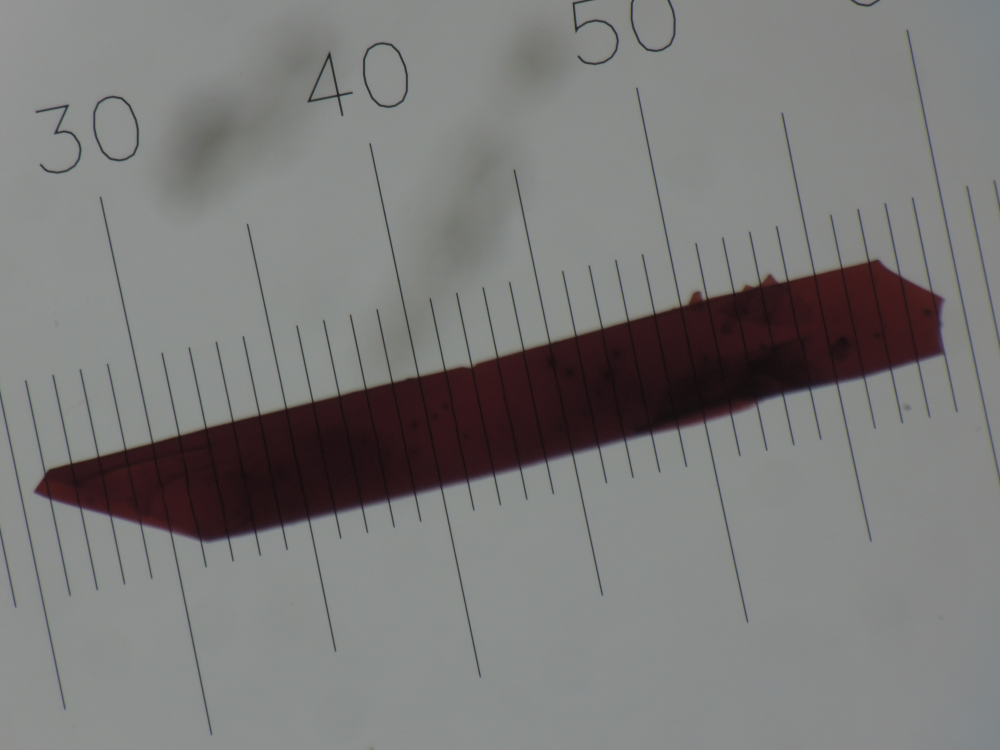
#> input picture DSCN2873.JPG, 4000 x 3000 px, given in place of 2.png, which was not available (shown at 1/4 size)
$ python find_pixel_length.py
#> lines starting #> are read from the running program, lines starting #| are printed output that depends on the picture; after the words box and inside, x2 and y2 are one past the last pixel; in counts of white or black regions, pixels touching at a corner belong together; long printed decimals are rounded; pictures that were not available may be replaced by others from this repository, and a replacement may not be noted
import cv2
import numpy as np


#smallest division size of the ruler
real_size_in_mm=20
pixel_distance=float(input("Input the distance of the ruler's division in pixels: "))
#> the answer given: 3


## 1. read image here
# img = cv2.imread("1.jfif")


img = cv2.imread("images/2.png")
#> img is the input picture: shape (3000, 4000, 3); mean B, G, R 121, 121.9, 122.7
# img = cv2.imread("3.png")

img = cv2.resize(img,(640,480))
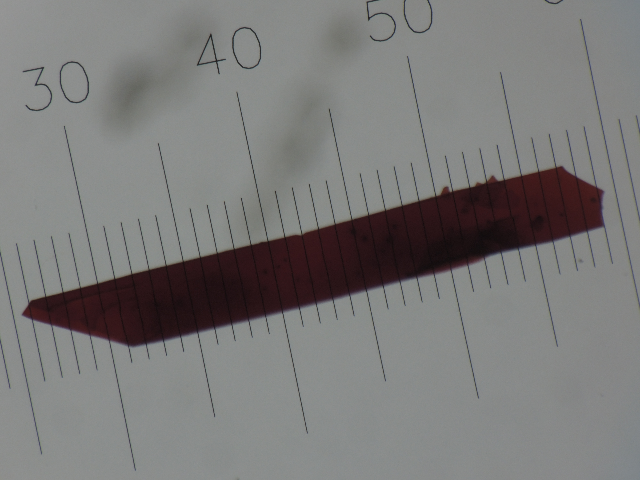
#> img: shape (480, 640, 3); mean B, G, R 120.9, 121.9, 122.7

imgGray = cv2.cvtColor(img,cv2.COLOR_BGR2GRAY)
imgBlur = cv2.GaussianBlur(imgGray,(7,7),1)

threshold1 = 70
threshold2 = 255
minArea = 500
maxArea = 640*480*0.9

def findDistance(pt1,pt2):
    dist = ((pt2[0]-pt1[0])**2 + (pt2[1]-pt1[1])**2)**(1/2)

    return dist

while True:
    ret, imgThreshold = cv2.threshold(imgBlur, threshold1,threshold2,0)
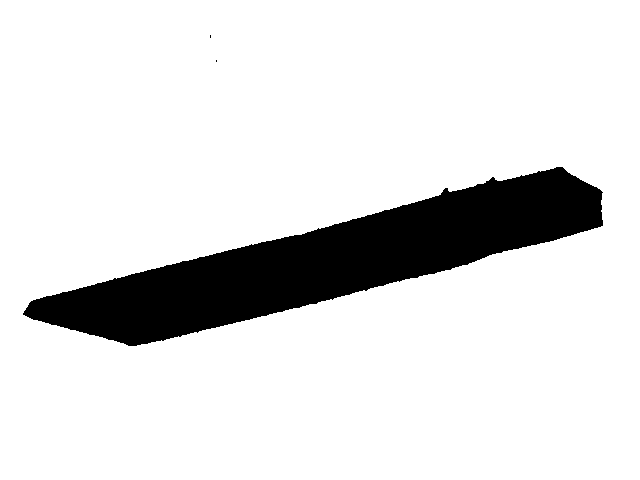
#> imgThreshold: shape (480, 640); 87.5% white; 3 black regions (2 under 20 px)
#> ret = 70

    cv2.imshow("imgThreshold",imgThreshold)
    contours, heirarchy = cv2.findContours(imgThreshold, cv2.RETR_TREE, cv2.CHAIN_APPROX_NONE)
#> contours = 4 contours, 2 with area under 20; largest, box (x1, y1, x2, y2) and area: (0, 0, 640, 480) 306081, (22, 166, 604, 347) 39006
    print("contours length", len(contours))
#| contours length 4
    for cnt in contours:
        area = cv2.contourArea(cnt)
        if area < maxArea and area > minArea:
            x,y,w,h = cv2.boundingRect(cnt)
            rect = cv2.minAreaRect(cnt)
            box = cv2.boxPoints(rect)
            box = np.int0(box)
            rotAngle = rect[2]
            wR,hR = rect[1]

            img = cv2.drawContours(img,[box],0,(0,0,255),2)
            print("box",box)

            for pts in box:
                img = cv2.putText(img, str(pts),(pts[0]-5,pts[1]-5),cv2.FONT_HERSHEY_SIMPLEX,0.3,(255,0,0),1)


            # for pt2 and pt2
            dist1 = int(findDistance(box[1],box[0]))

            print ("dist1",dist1)
            print("dist1_in_mm", dist1*real_size_in_mm/pixel_distance)
            pt1 = (box[1][0]-5,box[1][1]-5)
            pt2 = (box[0][0]-5,box[0][1]-5)
            center1 = (int((box[1][0]+box[0][0])/2),int((box[1][1]+box[0][1])/2))

            cv2.arrowedLine(img, pt1, pt2, (0,255,0), 1)
            cv2.arrowedLine(img, pt2, pt1, (0,255,0), 1)

            img = cv2.putText(img, str(dist1),(center1[0]-10,center1[1]),cv2.FONT_HERSHEY_SIMPLEX,0.3,(0,255,0),1)

            # for pt3 and pt2

            dist2 = int(findDistance(box[2],box[1]))

            print ("dist2",dist2)
            print("dist2_in_mm", dist2*real_size_in_mm/pixel_distance)
            pt3 = (box[2][0],box[2][1]-10)
            pt4 = (box[1][0],box[1][1]-10)
            center2 = (int((box[2][0]+box[1][0])/2),int((box[2][1]+box[1][1])/2))

            cv2.arrowedLine(img, pt3, pt4, (0,255,0), 1,tipLength=0.01)
            cv2.arrowedLine(img, pt4, pt3, (0,255,0), 1,tipLength=0.01)
            img = cv2.putText(img, str(dist2),(center2[0]+10,center2[1]-10),cv2.FONT_HERSHEY_SIMPLEX,0.3,(0,255,0),1)
#> this loop made 4 passes
#> (area, x, y, w, h, rect, box, rotAngle) on pass 2: (39006, 22, 166, 582, 181, ((315.5, 264.2), (592.7, 81.42), -15.15), [[40, 380], [18, 302], [590, 147], [612, 226]], -15.15)
#> area on pass 1: 306081
#| box [[ 40 380]
#|  [ 18 302]
#|  [590 147]
#|  [612 226]]
#| dist1 81
#| dist1_in_mm 540.0
#| dist2 592
#| dist2_in_mm 3946.667
#> pass 2, `img = cv2.drawContours(img,[box],0,(0,0,255),2)`:
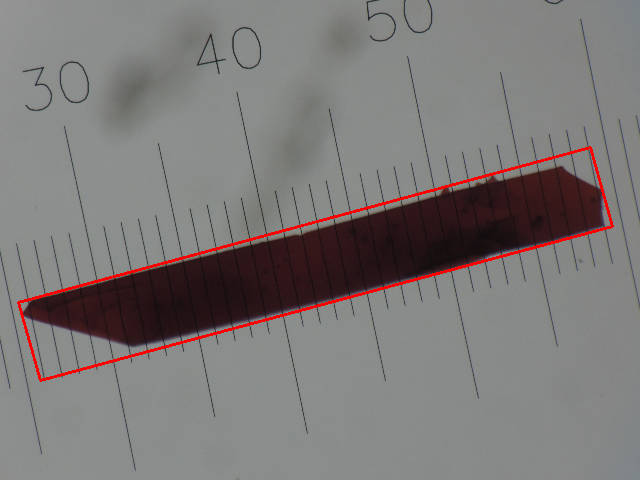
#> img: shape (480, 640, 3); 1.25% of pixels changed, all inside (x1, y1, x2, y2) = (17, 146, 614, 382)
#> pass 2, `img = cv2.putText(img, str(dist1),(center1[0]-10,center1[1]),cv2.FONT_..`:
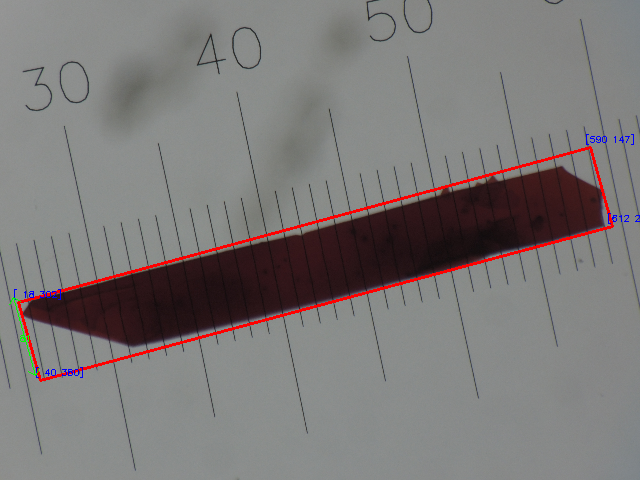
#> img: shape (480, 640, 3); 0.17% of pixels changed, all inside (x1, y1, x2, y2) = (9, 134, 640, 378)
#> pass 2, `img = cv2.putText(img, str(dist2),(center2[0]+10,center2[1]-10),cv2.FO..`:
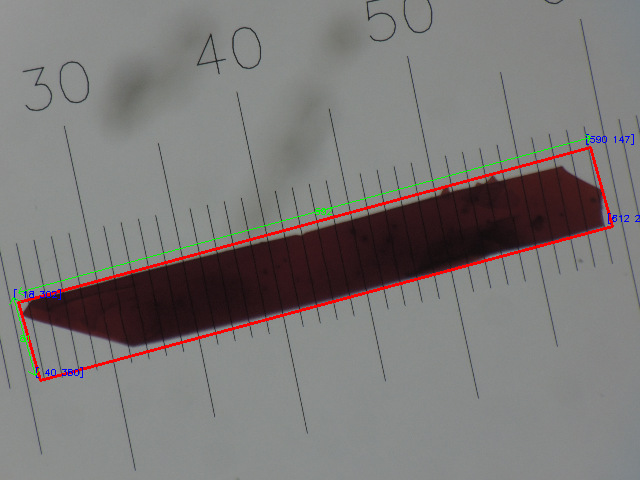
#> img: shape (480, 640, 3); 0.21% of pixels changed, all inside (x1, y1, x2, y2) = (18, 134, 591, 296)


    cv2.imshow("img",img)

    key = cv2.waitKey(-1)
#> (key q is pressed here)
    if key == ord('q'):
        break


cv2.destroyAllWindows()
